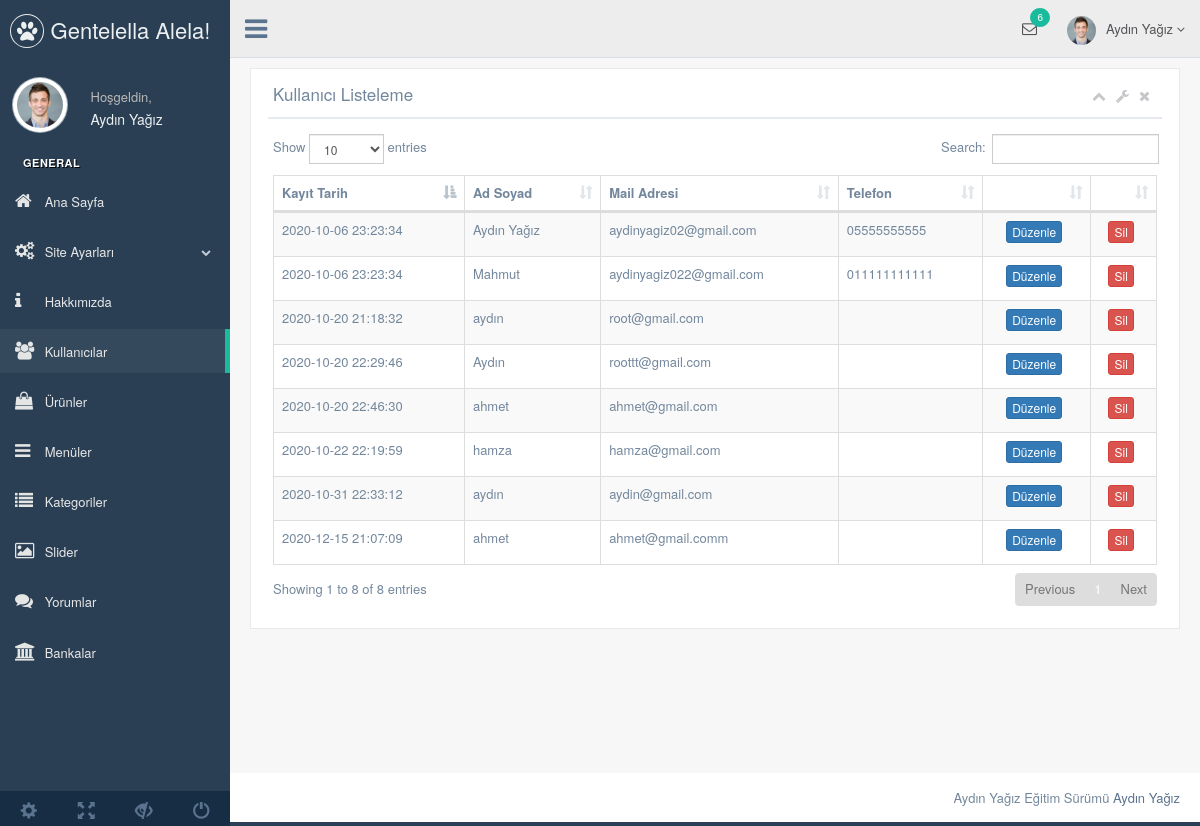
The app's page /nedmin/production/kullanici.php (signed in) with its own data.
### tables this page shows
CREATE TABLE `kullanici` (
  `kullanici_id` int(11) NOT NULL,
  `kullanici_zaman` datetime NOT NULL DEFAULT current_timestamp(),
  `kullanici_resim` varchar(250) NOT NULL,
  `kullanici_tc` varchar(50) NOT NULL,
  `kullanici_ad` varchar(50) NOT NULL,
  `kullanici_mail` varchar(100) NOT NULL,
  `kullanici_gsm` varchar(50) NOT NULL,
  `kullanici_password` varchar(50) NOT NULL,
  `kullanici_adsoyad` varchar(50) NOT NULL,
  `kullanici_adres` varchar(250) NOT NULL,
  `kullanici_il` varchar(100) NOT NULL,
  `kullanici_ilce` varchar(100) NOT NULL,
  `kullanici_unvan` varchar(100) NOT NULL,
  `kullanici_yetki` varchar(50) NOT NULL,
  `kullanici_durum` int(1) NOT NULL DEFAULT 1
);

### nedmin/production/kullanici.php (the view, shortened to what this page needs)
<?php
include 'header.php';
$kullanicisor=$db->prepare("SELECT * FROM kullanici");
$kullanicisor->execute();
?>
<div class="right_col" role="main">
  <div class="">
    <div class="row">
      <div class="col-md-12 col-sm-12 col-xs-12">
        <div class="x_panel">
          <div class="x_title">
            <h2>Kullanıcı Listeleme </h2>
            <ul class="nav navbar-right panel_toolbox">
              <li><a class="collapse-link"><i class="fa fa-chevron-up"></i></a>
              </li>
              <li class="dropdown">
                <a href="#" class="dropdown-toggle" data-toggle="dropdown" role="button" aria-expanded="false"><i class="fa fa-wrench"></i></a>
              </li>
              <li><a class="close-link"><i class="fa fa-close"></i></a>
              </li>
            </ul>
            <div class="clearfix"></div>
          </div>
          <div class="x_content">
            <table id="datatable-responsive" class="table table-striped table-bordered dt-responsive nowrap" cellspacing="0" width="100%">
              <thead>
                <tr>
                  <th>Kayıt Tarih</th>
                  <th>Ad Soyad</th>
                  <th>Mail Adresi</th>
                  <th>Telefon</th>
                  <th></th>
                  <th></th>
                </tr>
              </thead>
              <tbody>
                <?php
                while($kullanicicek=$kullanicisor->fetch(PDO::FETCH_ASSOC)) {?>
                <tr>
                  <td><?php echo $kullanicicek['kullanici_zaman'] ?></td>
                  <td><?php echo $kullanicicek['kullanici_adsoyad'] ?></td>
                  <td><?php echo $kullanicicek['kullanici_mail'] ?></td>
                  <td><?php echo $kullanicicek['kullanici_gsm'] ?></td>
                  <td><center><a href="kullanici-duzenle.php?kullanici_id=<?php echo $kullanicicek['kullanici_id']; ?>"><button class="btn btn-primary btn-xs">Düzenle</button></a></center></td>
                  <td><center><a href="../netting/islem.php?kullanici_id=<?php echo $kullanicicek['kullanici_id']; ?>&kullanicisil=ok"><button class="btn btn-danger btn-xs">Sil</button></a></center></td>
                </tr>
                <?php  }
                ?>
              </tbody>
            </table>
          </div>
        </div>
      </div>
    </div>
  </div>
</div>
<?php include 'footer.php'; ?>

### nedmin/production/header.php (shortened to what this page needs)
<?php
include '../netting/baglan.php';
$kullanicisor=$db->prepare("SELECT * FROM kullanici WHERE kullanici_mail=:mail");
$kullanicisor->execute(array(
  'mail' => $_SESSION['kullanici_mail']
));
$kullanicicek=$kullanicisor->fetch(PDO::FETCH_ASSOC);
?>
<!DOCTYPE html>
<html lang="en">
<head>
  <link href="../vendors/bootstrap/dist/css/bootstrap.min.css" rel="stylesheet">
  <link href="../vendors/font-awesome/css/font-awesome.min.css" rel="stylesheet">
  <link href="../vendors/nprogress/nprogress.css" rel="stylesheet">
  <link href="../vendors/iCheck/skins/flat/green.css" rel="stylesheet">
  <link href="../vendors/datatables.net-bs/css/dataTables.bootstrap.min.css" rel="stylesheet">
  <link href="../vendors/datatables.net-buttons-bs/css/buttons.bootstrap.min.css" rel="stylesheet">
  <link href="../vendors/datatables.net-fixedheader-bs/css/fixedHeader.bootstrap.min.css" rel="stylesheet">
  <link href="../vendors/datatables.net-responsive-bs/css/responsive.bootstrap.min.css" rel="stylesheet">
  <link href="../vendors/datatables.net-scroller-bs/css/scroller.bootstrap.min.css" rel="stylesheet">
  <link href="../vendors/dropzone/dist/min/dropzone.min.css" rel="stylesheet">
  <link href="../build/css/custom.min.css" rel="stylesheet">
</head>
<body class="nav-md">
  <div class="container body">
    <div class="main_container">
      <div class="col-md-3 left_col">
        <div class="left_col scroll-view">
          <div class="navbar nav_title" style="border: 0;">
            <a href="index.html" class="site_title"><i class="fa fa-paw"></i> <span>Gentelella Alela!</span></a>
          </div>
          <div class="profile clearfix">
            <div class="profile_pic">
              <img src="images/img.jpg" alt="..." class="img-circle profile_img">
            </div>
            <div class="profile_info">
              <span>Hoşgeldin,</span>
              <h2> <?php echo $kullanicicek['kullanici_adsoyad']; ?> </h2>
            </div>
          </div>
          <br />
          <div id="sidebar-menu" class="main_menu_side hidden-print main_menu">
            <div class="menu_section">
              <h3>General</h3>
              <ul class="nav side-menu">
                <li><a href="index.php"><i class="fa fa-home"></i> Ana Sayfa </a></li>
                <li><a><i class="fa fa-cogs"></i> Site Ayarları <span class="fa fa-chevron-down"></span></a>
                </li>
                <li><a href="hakkimizda.php"><i class="fa fa-info"></i> Hakkımızda </a></li>
                <li><a href="kullanici.php"><i class="fa fa-users"></i> Kullanıcılar </a></li>
                <li><a href="urun.php"><i class="fa fa-shopping-bag"></i> Ürünler </a></li>
                <li><a href="menu.php"><i class="fa fa-bars"></i> Menüler </a></li>
                <li><a href="kategori.php"><i class="fa fa-list"></i> Kategoriler </a></li>
                <li><a href="slider.php"><i class="fa fa-image"></i> Slider </a></li>
                <li><a href="yorum.php"><i class="fa fa-comments"></i> Yorumlar </a></li>
                <li><a href="banka.php"><i class="fa fa-bank"></i> Bankalar </a></li>
              </ul>
            </div>
          </div>
          <div class="sidebar-footer hidden-small">
            <a data-toggle="tooltip" data-placement="top" title="Settings">
              <span class="glyphicon glyphicon-cog" aria-hidden="true"></span>
            </a>
            <a data-toggle="tooltip" data-placement="top" title="FullScreen">
              <span class="glyphicon glyphicon-fullscreen" aria-hidden="true"></span>
            </a>
            <a data-toggle="tooltip" data-placement="top" title="Lock">
              <span class="glyphicon glyphicon-eye-close" aria-hidden="true"></span>
            </a>
            <a data-toggle="tooltip" data-placement="top" title="Logout">
              <span class="glyphicon glyphicon-off" aria-hidden="true"></span>
            </a>
          </div>
        </div>
      </div>
      <div class="top_nav">
        <div class="nav_menu">
          <nav>
            <div class="nav toggle">
              <a id="menu_toggle"><i class="fa fa-bars"></i></a>
            </div>
            <ul class="nav navbar-nav navbar-right">
              <li class="">
                <a href="javascript:;" class="user-profile dropdown-toggle" data-toggle="dropdown" aria-expanded="false">
                  <img src="images/img.jpg" alt=""><?php echo $kullanicicek['kullanici_adsoyad'] ?>
                  <span class=" fa fa-angle-down"></span>
                </a>
              </li>
              <li role="presentation" class="dropdown">
                <a href="javascript:;" class="dropdown-toggle info-number" data-toggle="dropdown" aria-expanded="false">
                  <i class="fa fa-envelope-o"></i>
                  <span class="badge bg-green">6</span>
                </a>
              </li>
            </ul>
          </nav>
        </div>
      </div>

### records on screen
kullanici: kullanici_adsoyad "Aydın Yağız", kullanici_zaman "2020-10-06 23:23:34", kullanici_mail "aydinyagiz02@gmail.com", kullanici_gsm "05555555555"
kullanici: kullanici_zaman "2020-10-06 23:23:34", kullanici_adsoyad "Mahmut", kullanici_mail "aydinyagiz022@gmail.com", kullanici_gsm "011111111111"
kullanici: kullanici_zaman "2020-10-20 21:18:32", kullanici_adsoyad "aydın", kullanici_mail "root@gmail.com"
kullanici: kullanici_zaman "2020-10-20 22:29:46", kullanici_adsoyad "Aydın", kullanici_mail "roottt@gmail.com"
kullanici: kullanici_zaman "2020-10-20 22:46:30", kullanici_adsoyad "ahmet", kullanici_mail "ahmet@gmail.com"
kullanici: kullanici_zaman "2020-10-22 22:19:59", kullanici_adsoyad "hamza", kullanici_mail "hamza@gmail.com"
kullanici: kullanici_zaman "2020-10-31 22:33:12", kullanici_adsoyad "aydın", kullanici_mail "aydin@gmail.com"
kullanici: kullanici_zaman "2020-12-15 21:07:09", kullanici_adsoyad "ahmet", kullanici_mail "ahmet@gmail.comm"
